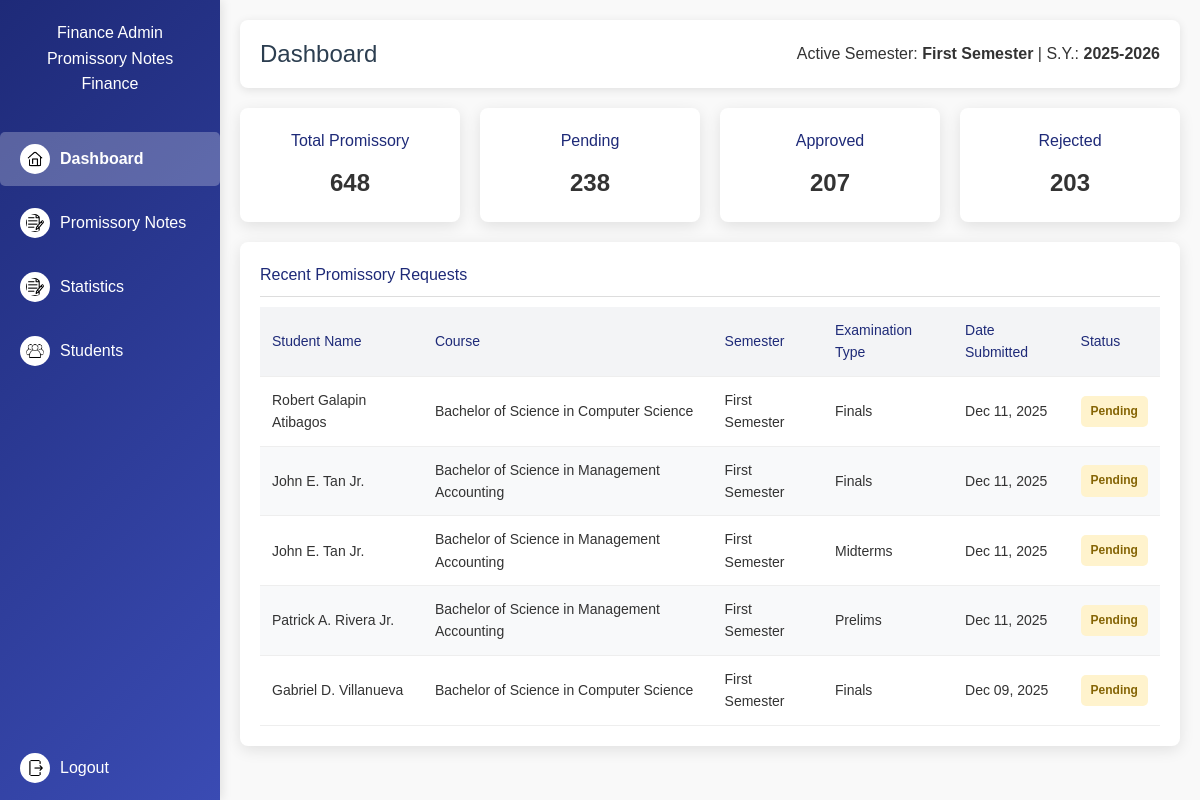
The page /finance/dashboard (signed in) on the database as committed earlier.
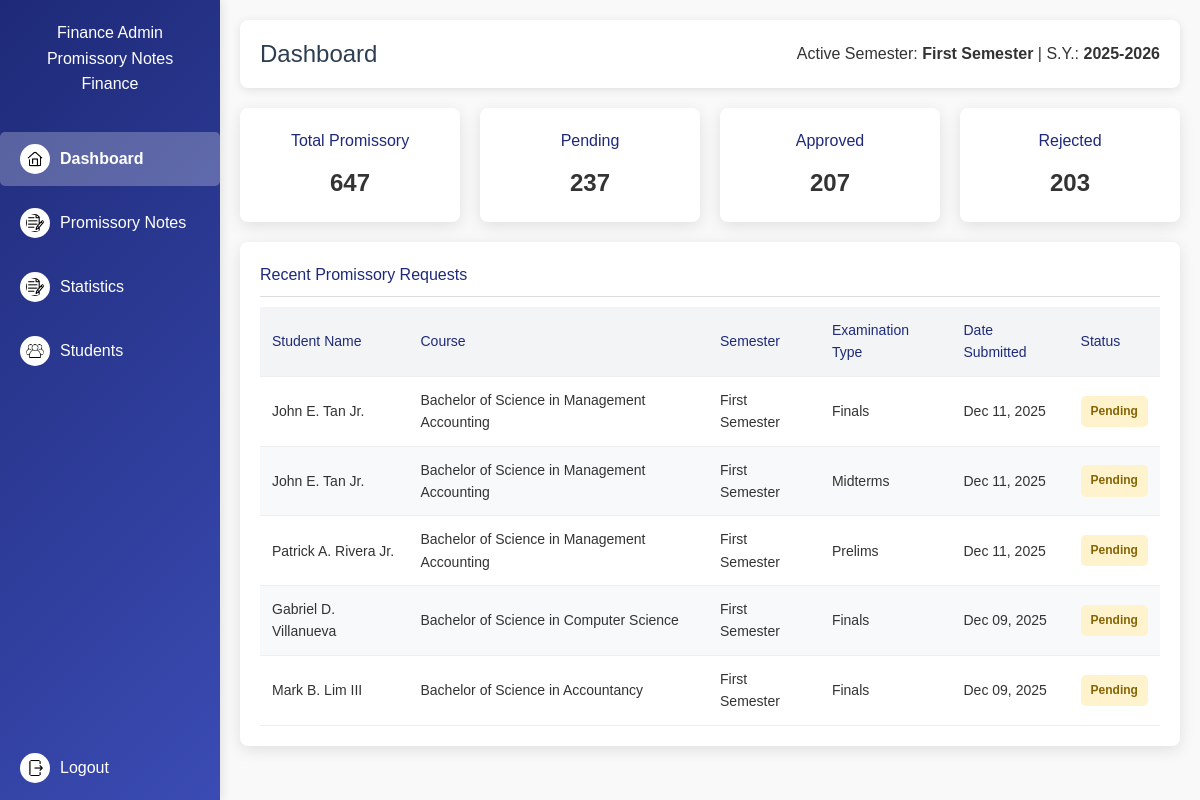
The same page on the database as committed later.
### models.py (models this page shows, shortened)
class PromissoryRequest(db.Model):
    id = db.Column(db.Integer, primary_key=True)
    student_id = db.Column(db.Integer, db.ForeignKey(
        'account.id'), nullable=False)
    student = db.relationship("Account", backref="promissory_requests")
    year_level = db.Column(db.String(20), nullable=False)
    course = db.Column(db.String(100), nullable=False)
    email = db.Column(db.String(100), nullable=False)
    reason_text = db.Column(db.Text)
    reason_doc = db.Column(db.String(255))
    valid_id = db.Column(db.String(255))
    semester_type = db.Column(db.String(50))
    semester = db.Column(db.String(50))
    school_year = db.Column(db.String(20))
    status = db.Column(db.String(20), default="Pending")
    comments = db.Column(db.Text)
    requested_at = db.Column(db.DateTime, default=datetime.utcnow)

### finance_routes.py (the view)
@finance_bp.route("/dashboard")
@require_role("Finance")
def dashboard():
    active_semester, active_school_year = get_active_settings()
    base_query = PromissoryRequest.query.filter_by(
        semester=active_semester,
        school_year=active_school_year
    )
    data = {
        "total_promissory": base_query.count(),
        "total_pending": base_query.filter_by(status="Pending").count(),
        "total_approved": base_query.filter_by(status="Approved").count(),
        "total_rejected": base_query.filter_by(status="Rejected").count(),
    }
    recent_requests = base_query.join(
        Account, PromissoryRequest.student_id == Account.id
    ).filter(PromissoryRequest.status == "Pending")\
     .order_by(PromissoryRequest.requested_at.desc())\
     .limit(5).all()
    recent_requests = [{
        "student_name": f"{r.student.first_name} {r.student.middle_name or ''} {r.student.last_name} {r.student.suffix or ''}",
        "course": r.course,
        "semester": r.semester,
        "semester_type": r.semester_type,
        "date_submitted": r.requested_at,
        "status": r.status
    } for r in recent_requests]
    return render_template(
        "finance/dashboard.html",
        finance_user=session.get("user_name", "Finance User"),
        active_semester=active_semester,
        active_school_year=active_school_year,
        data=data,
        recent_requests=recent_requests
    )

### app.py (called while the page is built)
@app.before_request
def protect_admin_routes():
    if request.path.startswith("/admin"):
        if "user_id" not in session or session.get("role") != "Admin":
            flash("Admin access required.", "danger")
            return redirect(url_for("login"))

### finance_routes.py (called while the page is built)
def require_role(role=None):
    def wrapper(func):
        @wraps(func)
        def decorated_function(*args, **kwargs):
            if "user_id" not in session:
                flash("Please log in first.", "warning")
                return redirect(url_for("login"))
            if role and session.get("role") != role:
                flash("Access denied.", "danger")
                return redirect(url_for("login"))
            return func(*args, **kwargs)
        return decorated_function
    return wrapper

def get_active_settings():
    settings = ActiveSettings.query.first()
    return (
        settings.active_semester if settings else "Not Set",
        settings.active_school_year if settings else "Not Set"
    )

### templates/finance/dashboard.html (shortened to what this page needs)
<!DOCTYPE html>
<html lang="en">
<head>
</head>
<body>
  <nav class="sidebar" id="sidebar">
    <h2>{{ finance_user }}<br>Promissory Notes<br>Finance</h2>
    <a href="{{ url_for('finance.dashboard') }}" class="{% if request.endpoint == 'finance.dashboard' %}active{% endif %}">
      <img src="{{ url_for('static', filename='images/dashboard.png') }}" class="icon" alt="Dashboard Icon"> Dashboard
    </a>
    <a href="{{ url_for('finance.promissory_notes') }}" class="{% if request.endpoint == 'finance.promissory_notes' %}active{% endif %}">
      <img src="{{ url_for('static', filename='images/notes.png') }}" class="icon" alt="Notes Icon"> Promissory Notes
    </a>
    <a href="{{ url_for('finance.all_promissory') }}" class="{% if request.endpoint == 'finance.all_promissory' %}active{% endif %}">
      <img src="{{ url_for('static', filename='images/notes.png') }}" class="icon" alt="Statistics Icon"> Statistics
    </a>
    <a href="{{ url_for('finance.students_promissory') }}" class="{% if request.endpoint=='finance.students_promissory' %}active{% endif %}">
      <img src="{{ url_for('static', filename='images/students.png') }}" class="icon" alt="Students Icon"> Students
    </a>
    <a href="{{ url_for('finance.logout') }}" class="logout-btn">
      <img src="{{ url_for('static', filename='images/logout.png') }}" class="icon" alt="Logout Icon"> Logout
    </a>
  </nav>
  <main class="main-content">
    <header class="header">
      <h2>Dashboard</h2>
      <div>Active Semester: <strong>{{ active_semester }}</strong> | S.Y.: <strong>{{ active_school_year }}</strong></div>
    </header>
    <section class="cards">
      <div class="card">
        <h3>Total Promissory</h3>
        <p>{{ data.total_promissory }}</p>
      </div>
      <div class="card">
        <h3>Pending</h3>
        <p>{{ data.total_pending }}</p>
      </div>
      <div class="card">
        <h3>Approved</h3>
        <p>{{ data.total_approved }}</p>
      </div>
      <div class="card">
        <h3>Rejected</h3>
        <p>{{ data.total_rejected }}</p>
      </div>
    </section>
    <section class="table-card">
      <h3>Recent Promissory Requests</h3>
      <table>
        <thead>
          <tr>
            <th>Student Name</th>
            <th>Course</th>
            <th>Semester</th>
            <th>Examination Type</th>
            <th>Date Submitted</th>
            <th>Status</th>
          </tr>
        </thead>
        <tbody>
          {% if recent_requests %}
            {% for req in recent_requests %}
              <tr>
                <td>{{ req.student_name }}</td>
                <td>{{ req.course }}</td>
                <td>{{ req.semester }}</td>
                <td>{{ req.semester_type }}</td>
                <td>{{ req.date_submitted.strftime('%b %d, %Y') }}</td>
                <td><span class="status {{ req.status|lower }}">{{ req.status }}</span></td>
              </tr>
            {% endfor %}
          {% else %}
            <tr>
              <td colspan="6" class="no-data">No recent requests found.</td>
            </tr>
          {% endif %}
        </tbody>
      </table>
    </section>
  </main>
</body>
</html>

Rows that differ between the two databases and show on the page:
no longer on this page (row edited): PromissoryRequest: student_name "Robert Galapin Atibagos", course "Bachelor of Science in Computer Science", semester "First Semester", semester_type "Finals", date_submitted "Dec 11, 2025", status "Pending"
now on this page (row unchanged): PromissoryRequest: student_name "Mark B. Lim III", course "Bachelor of Science in Accountancy", semester "First Semester", semester_type "Finals", date_submitted "Dec 09, 2025", status "Pending"
Other text that changed with them:
{{ data.total_promissory }}: "648" → "647"
{{ data.total_pending }}: "238" → "237"
